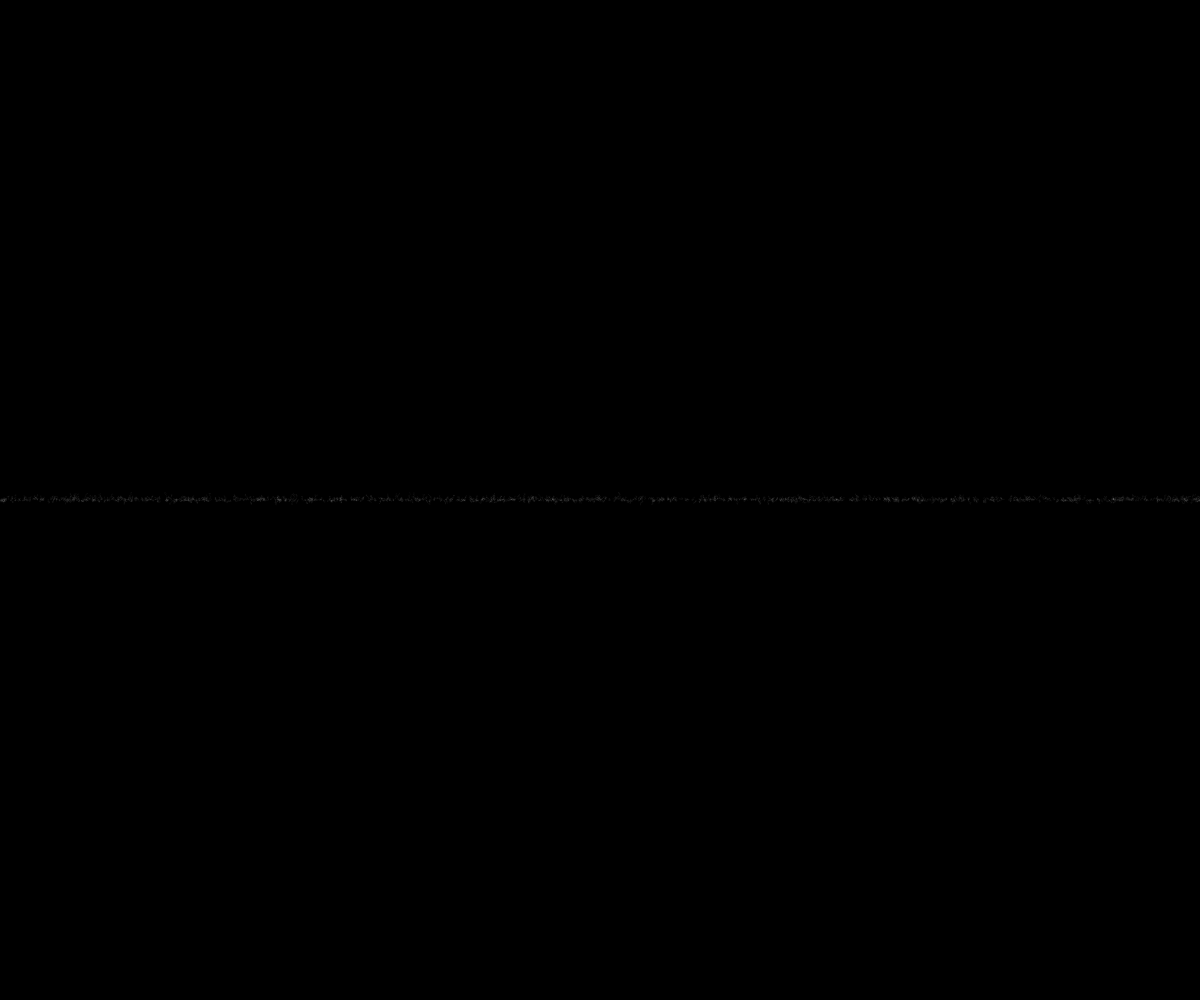
Frame 1 (no input)
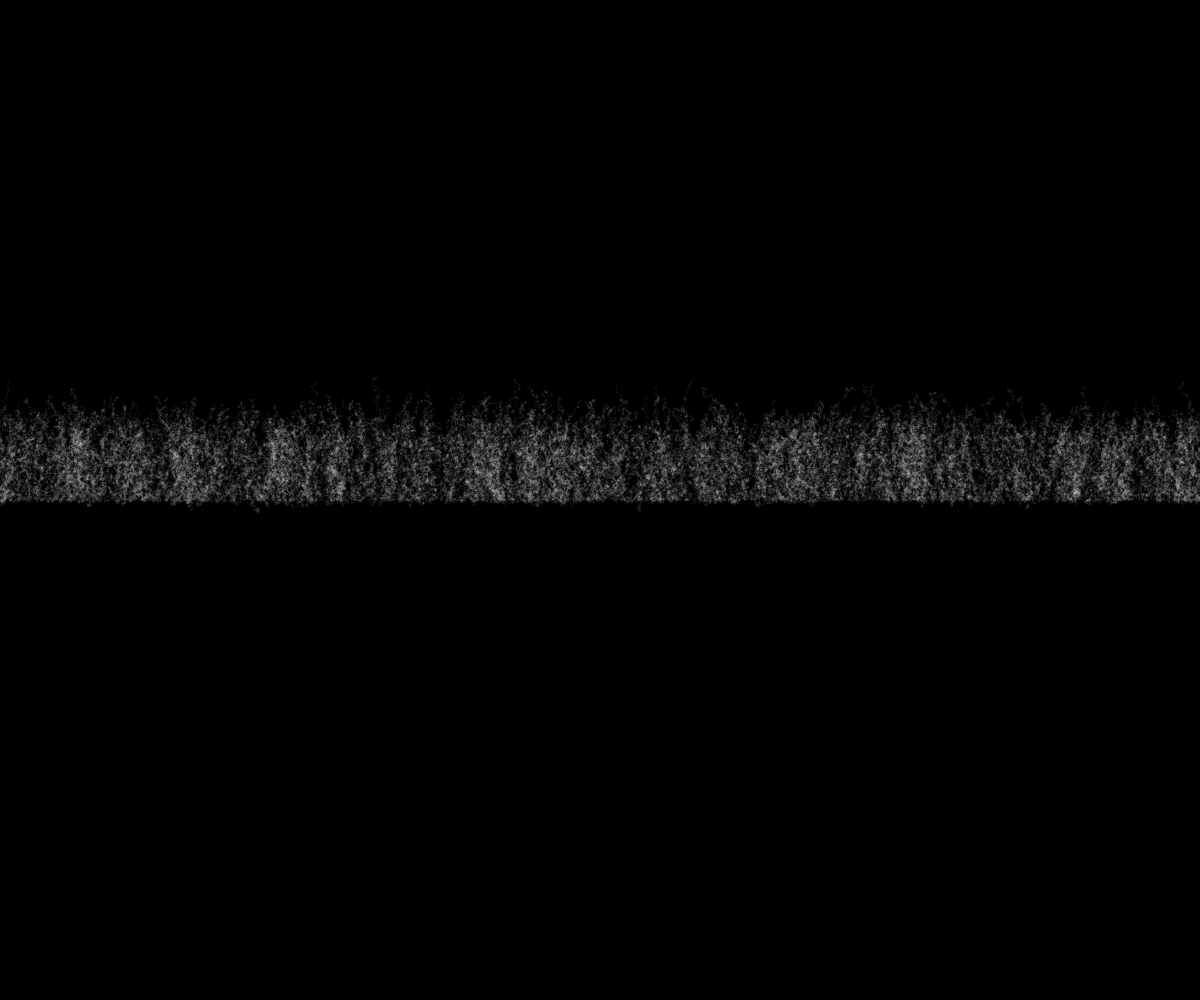
Frame 60 (no input)
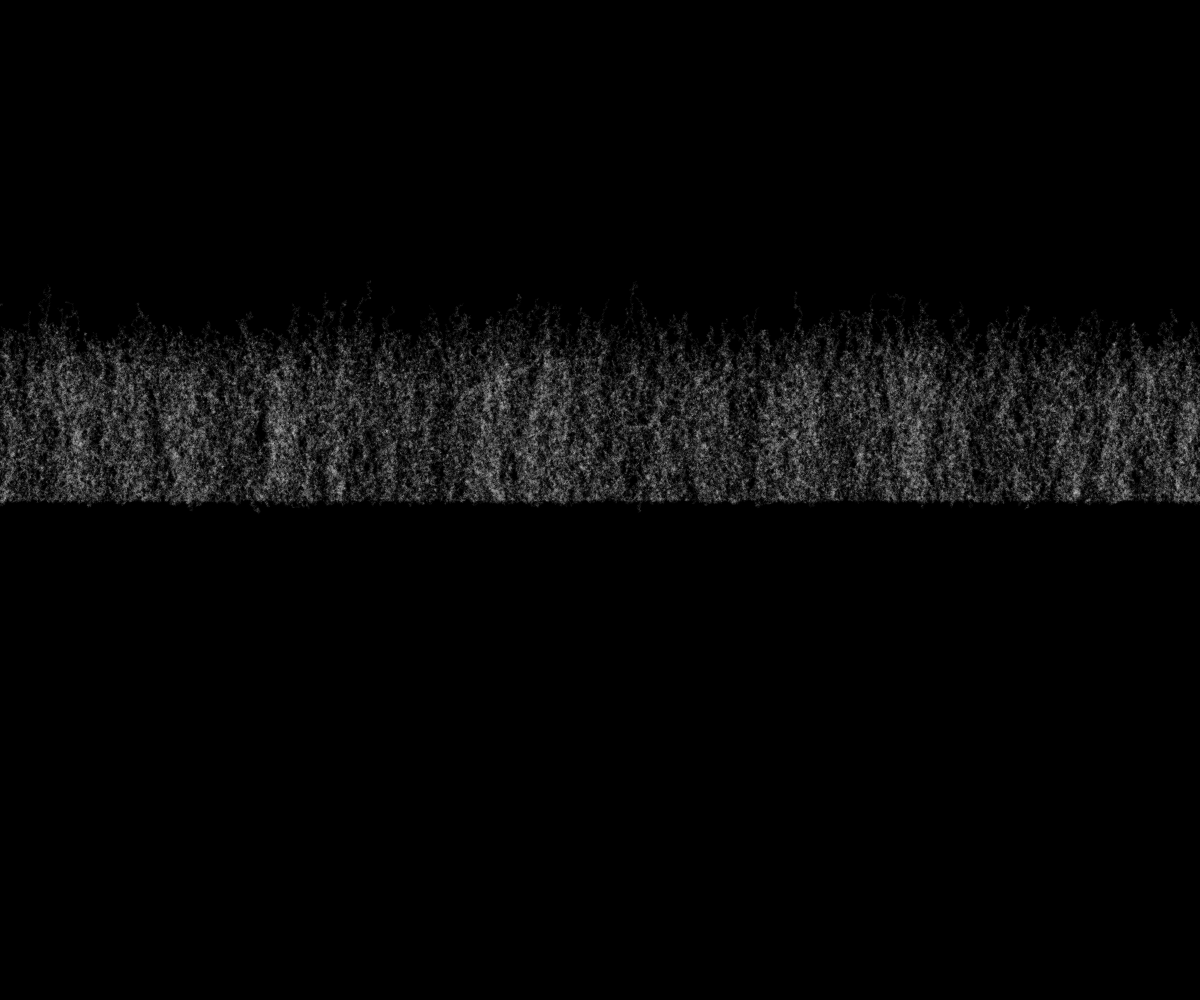
Frame 120 (the mouse pressed at the canvas centre since frame 60)

The p5.js sketch that drew these frames (run headless with seeded random() and noise() and a simulated clock; from frame 60 on, the mouse is pressed at the canvas centre):

// p5.js sketch
// ── sketch.js
const num = 1000;
let walker = [];

function setup() {
	createCanvas(windowWidth, windowHeight);
	background(0);
	for(let i =0; i < num; i++){
		walker[i] = new Walker();
		walker[i].position = createVector(random(width), height/2);
	}
}

function draw(){
	fill(0,0);
	rect(0, 0, width, height);
	for(let i =0; i < num; i++){
		walker[i].draw();
	}
}


class Walker{
	constructor(){
		this.position = createVector(width/2, height/2);
	}
	draw(){
		for(let i =0; i < 10; i++){
			this.velocity = createVector(random(-1.0, 1.0), random(-1.25, 1.0));
			this.position.add(this.velocity);
			noStroke();
			fill(255,15);
			circle(this.position.x, this.position.y, 1);
		}
	}
}

// ── style.css
html, body {
  margin: 0;
  padding: 0;
  font-family: "Hiragino Kaku Gothic ProN";
  box-sizing:border-box;
}
canvas {
  display: block;
}
script{
  position:relative;
}
.container{
  background-image:url(#);
  max-width:#px;
  position:absolute;
  width:100%;
}

p {
  color:white;
  text-align:center;
  font-size:16px;
  letter-spacing: 8px;
  opacity: 0.7
}



.btn {
  display:inline-block;
  opacity:0.5;
  color:white;
  float:right;
  margin-right:10px;
  transition: all 0.3s;
  position:relative;
  top:300px;
}

.btn:hover {
  opacity:1.0;
}
